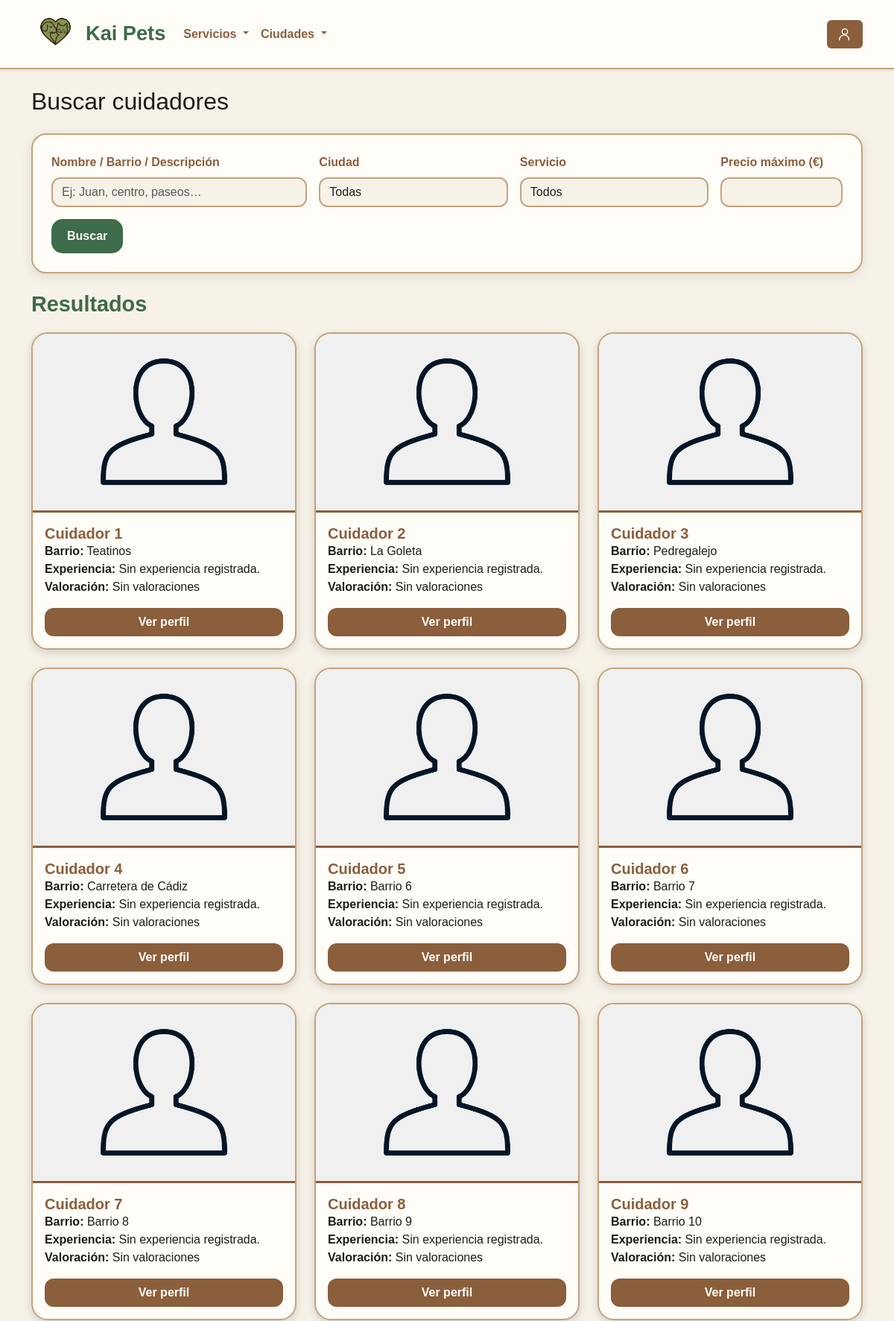
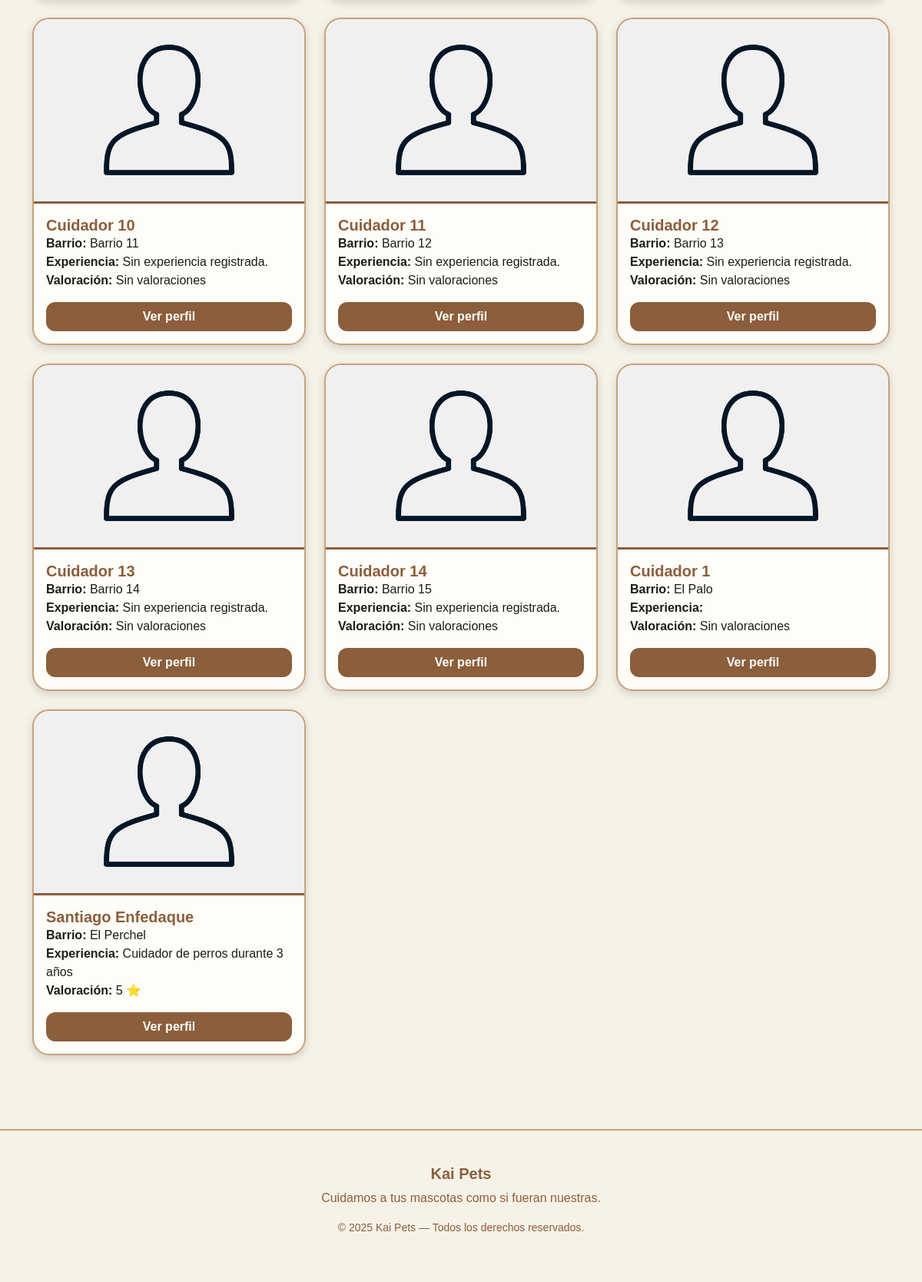
The app's page /pags/buscador.php with its own data (2 pictures, top to bottom).
### tables this page shows
CREATE TABLE `cuidadores` (
  `id` int(11) NOT NULL,
  `usuario_id` int(11) NOT NULL,
  `ciudad_id` int(11) NOT NULL,
  `barrio` varchar(100) NOT NULL,
  `descripcion` text NOT NULL,
  `experiencia` varchar(255) DEFAULT NULL,
  `dni_foto` varchar(255) NOT NULL,
  `foto_perfil` varchar(255) NOT NULL
);

CREATE TABLE `usuarios` (
  `id` int(11) NOT NULL,
  `nombre` varchar(100) NOT NULL,
  `apellido` varchar(200) NOT NULL,
  `email` varchar(255) NOT NULL,
  `password` varchar(255) NOT NULL,
  `telefono` int(9) NOT NULL,
  `direccion` varchar(255) NOT NULL,
  `registro` timestamp NOT NULL DEFAULT current_timestamp(),
  `terminos` tinyint(1) NOT NULL DEFAULT 0,
  `admin` tinyint(1) NOT NULL DEFAULT 0,
  `cuidador` tinyint(1) NOT NULL DEFAULT 0,
  `ciudad_id` int(11) NOT NULL DEFAULT 1
);

### pags/buscador.php (the view, shortened to what this page needs)
<?php
require_once __DIR__ . '/../php/conn_db.php';
$texto = $_GET['q'] ?? '';
$precio_max = $_GET['precio_max'] ?? '';
$sql = "
    SELECT c.id AS cuidador_id, c.descripcion, c.experiencia, c.barrio, c.foto_perfil,
           u.nombre, u.apellido, u.telefono,
           (SELECT AVG(puntuacion) FROM opiniones o WHERE o.cuidador_id = c.id) AS media
    FROM cuidadores c
    JOIN usuarios u ON u.id = c.usuario_id
    WHERE 1=1
";
$params = [];
$sql .= " ORDER BY u.nombre ASC";
$stmt = $conn->prepare($sql);
$stmt->execute($params);
$resultados = $stmt->fetchAll(PDO::FETCH_ASSOC);
?>
<!DOCTYPE html>
<html lang="es">
<head>
    <link href="https://cdn.jsdelivr.net/npm/bootstrap@5.3.2/dist/css/bootstrap.min.css" rel="stylesheet">
    <link rel="stylesheet" href="/KaiPets/src/css/style.css">
    <link rel="stylesheet" href="/KaiPets/src/css/buscador.css">
</head>
<body>
<?php include __DIR__ . '/../componentes/header.php'; ?>
<div class="container py-4">
    <h2 class="mb-4">Buscar cuidadores</h2>
    <form class="buscador-card mb-4" method="GET" action="buscador.php">
        <div class="row g-3">
            <div class="col-md-4">
                <label class="form-label">Nombre / Barrio / Descripción</label>
                <input type="text" name="q" value="<?= htmlspecialchars($texto) ?>" class="form-control" placeholder="Ej: Juan, centro, paseos…">
            </div>
            <div class="col-md-3">
                <label class="form-label">Ciudad</label>
                <select name="ciudad_id" class="form-select">
                    <option value="">Todas</option>
                </select>
            </div>
            <div class="col-md-3">
                <label class="form-label">Servicio</label>
                <select name="servicio_id" class="form-select">
                    <option value="">Todos</option>
                </select>
            </div>
            <div class="col-md-2">
                <label class="form-label">Precio máximo (€)</label>
                <input type="number" name="precio_max" value="<?= htmlspecialchars($precio_max) ?>" class="form-control" min="1">
            </div>
        </div>
        <button class="btn btn-kai-search mt-3">Buscar</button>
    </form>
    <h3 class="resultados-title">Resultados</h3>
    <?php if (!$resultados): ?>
        <p>No se encontraron cuidadores con esos criterios.</p>
    <?php else: ?>
        <div class="row">
            <?php foreach ($resultados as $c): ?>
                <div class="col-md-4 mb-4">
                    <div class="busqueda-card h-100">
                        <img src="<?= htmlspecialchars($c['foto_perfil'] ?: '/KaiPets/uploads/perfiles/pred_usu.jpg') ?>"
                            class="busqueda-img">
                        <div class="busqueda-body p-3">
                            <h5 class="card-title">
                                <?= htmlspecialchars($c['nombre'] . " " . $c['apellido']) ?>
                            </h5>
                            <p class="card-text">
                                <strong>Barrio:</strong> <?= htmlspecialchars($c['barrio']) ?><br>
                                <strong>Experiencia:</strong> <?= htmlspecialchars($c['experiencia']) ?><br>
                                <strong>Valoración:</strong> <?= $c['media'] ? round($c['media'], 1)." ⭐" : "Sin valoraciones" ?>
                            </p>
                            <a href="/KaiPets/pags/ver_cuidador.php?id=<?= $c['cuidador_id'] ?>" class="btn btn-ver-perfil w-100">
                                Ver perfil
                            </a>
                        </div>
                    </div>
                </div>
            <?php endforeach; ?>
        </div>
    <?php endif; ?>
</div>
<?php include __DIR__ . '/../componentes/footer.php'; ?>
</body>
</html>

### src/css/style.css (style rules this page uses)
:root { --verde-oscuro: #3E6B48; --verde-claro: #7CAF7C; --marron-oscuro: #8B5E3C; --marron-claro: #C7A27C; --crema: #F7F2E8; --blanco: #FFFDF8; --negro: #1e1c19; }
body { background: var(--crema); color: var(--negro); font-family: 'Arial', sans-serif; }

### src/css/buscador.css (style rules this page uses)
:root { --verde-oscuro: #3E6B48; --verde-claro: #809257; --marron-oscuro: #8B5E3C; --marron-claro: #C7A27C; --crema: #F7F2E8; --blanco: #FFFDF8; --negro: #1e1c19; }
.buscador-card { background: var(--blanco); border: 2px solid var(--marron-claro); border-radius: 20px; padding: 25px; box-shadow: 0px 4px 15px rgba(0,0,0,0.10); }
.buscador-card label { font-weight: 600; color: var(--marron-oscuro); }
.buscador-card input, .buscador-card select { border-radius: 12px; border: 2px solid var(--marron-claro); background: var(--crema); color: var(--negro); }
.btn-kai-search { background: var(--verde-oscuro); color: var(--blanco); font-weight: 700; padding: 10px 20px; border-radius: 15px; }
.resultados-title { color: var(--verde-oscuro); font-weight: 700; font-size: 1.8rem; margin-bottom: 20px; }
.busqueda-card { background: var(--blanco); border-radius: 22px; border: 2px solid var(--marron-claro); box-shadow: 0 4px 12px rgba(0,0,0,0.15); transition: all .25s; }
.busqueda-img { width: 100%; height: 240px; object-fit: cover; border-top-left-radius: 22px; border-top-right-radius: 22px; border-bottom: 3px solid var(--marron-oscuro); }
.busqueda-body h5 { color: var(--marron-oscuro); font-weight: 700; }
.busqueda-body p { color: var(--negro); }
.btn-ver-perfil { background: var(--marron-oscuro); color: var(--blanco); border-radius: 12px; font-weight: 700; }

### records on screen
cuidadores: foto_perfil (picture), usuario.apellido "Cuidador 1", barrio "Teatinos", experiencia "Sin experiencia registrada.", shows "Sin valoraciones"
cuidadores: foto_perfil (picture), usuario.apellido "Cuidador 2", barrio "La Goleta", experiencia "Sin experiencia registrada.", shows "Sin valoraciones"
cuidadores: foto_perfil (picture), usuario.apellido "Cuidador 3", barrio "Pedregalejo", experiencia "Sin experiencia registrada.", shows "Sin valoraciones"
cuidadores: foto_perfil (picture), usuario.apellido "Cuidador 4", barrio "Carretera de Cádiz", experiencia "Sin experiencia registrada.", shows "Sin valoraciones"
cuidadores: foto_perfil (picture), usuario.apellido "Cuidador 5", barrio "Barrio 6", experiencia "Sin experiencia registrada.", shows "Sin valoraciones"
cuidadores: foto_perfil (picture), usuario.apellido "Cuidador 6", barrio "Barrio 7", experiencia "Sin experiencia registrada.", shows "Sin valoraciones"
cuidadores: foto_perfil (picture), usuario.apellido "Cuidador 7", barrio "Barrio 8", experiencia "Sin experiencia registrada.", shows "Sin valoraciones"
cuidadores: foto_perfil (picture), usuario.apellido "Cuidador 8", barrio "Barrio 9", experiencia "Sin experiencia registrada.", shows "Sin valoraciones"
cuidadores: foto_perfil (picture), usuario.apellido "Cuidador 9", barrio "Barrio 10", experiencia "Sin experiencia registrada.", shows "Sin valoraciones"
cuidadores: foto_perfil (picture), usuario.apellido "Cuidador 10", barrio "Barrio 11", experiencia "Sin experiencia registrada.", shows "Sin valoraciones"
cuidadores: foto_perfil (picture), usuario.apellido "Cuidador 11", barrio "Barrio 12", experiencia "Sin experiencia registrada.", shows "Sin valoraciones"
cuidadores: foto_perfil (picture), usuario.apellido "Cuidador 12", barrio "Barrio 13", experiencia "Sin experiencia registrada.", shows "Sin valoraciones"
cuidadores: foto_perfil (picture), usuario.apellido "Cuidador 13", barrio "Barrio 14", experiencia "Sin experiencia registrada.", shows "Sin valoraciones"
cuidadores: foto_perfil (picture), usuario.apellido "Cuidador 14", barrio "Barrio 15", experiencia "Sin experiencia registrada.", shows "Sin valoraciones"
cuidadores: foto_perfil (picture), usuario.apellido "Cuidador 1", barrio "El Palo", shows "Sin valoraciones"
cuidadores: foto_perfil (picture), usuario.apellido "Santiago Enfedaque", barrio "El Perchel", experiencia "Cuidador de perros durante 3 años", media "5"
